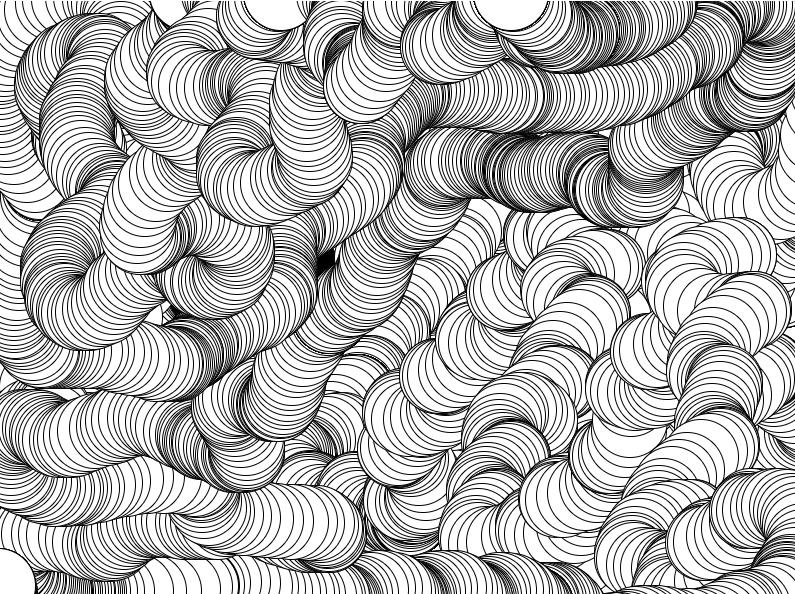
#> input picture talks-articles/languages-n-runtimes/python/pillow/images/dream-cloud.jpg, 795 x 594 px
$ python corey-schafer-image-manipulation-with-pillow.py
#> lines starting #> are read from the running program, lines starting #| are printed output that depends on the picture
#!/usr/bin/env python
# source: https://www.youtube.com/watch?v=6Qs3wObeWwc

from PIL import Image, ImageFilter


source_bg_image = 'images/dream-cloud.jpg'
tmp_bg_image = '/tmp/dream-cloud.png'
thumbnail_image = '/tmp/dream-cloud-thumbnail.png'
thumbnail_size = (800, 600)

# open image handler
jpg_dream_cloud = Image.open(source_bg_image)
#> jpg_dream_cloud is the input picture: PIL image 795x594 RGB; min 0, max 255, mean 185.6
# to save this PNG from JPEG
jpg_dream_cloud.save(tmp_bg_image)
# close this image handler
jpg_dream_cloud.close()


png_dream_cloud = Image.open(tmp_bg_image)

# resize image
png_dream_cloud.thumbnail(thumbnail_size)

# rotate 90degrees
rotate_dream_cloud = png_dream_cloud.rotate(90)
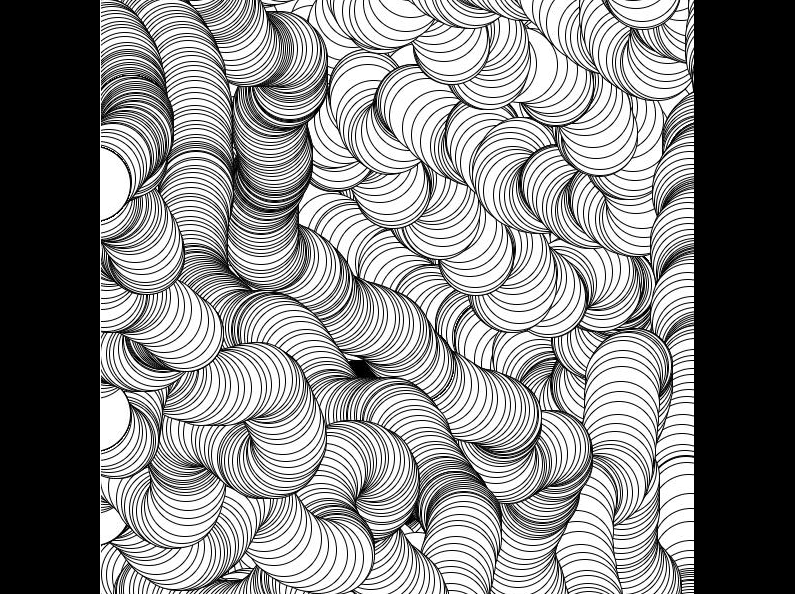
#> rotate_dream_cloud: PIL image 795x594 RGB; min 0, max 255, mean 138.2

# convert mode, for BnW use 'L'
bnw_dream_cloud = rotate_dream_cloud.convert(mode='L')

# blur filter
blurred_dream_cloud = bnw_dream_cloud.filter(ImageFilter.GaussianBlur(3))
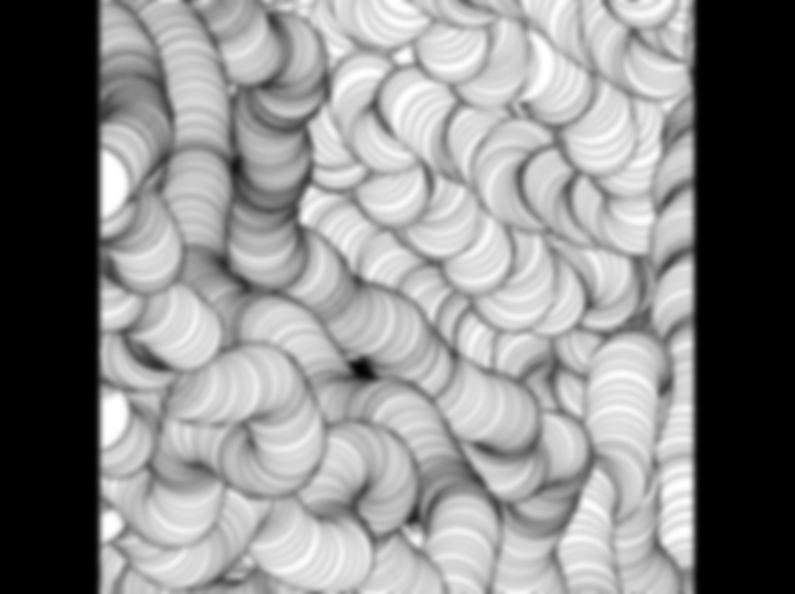
#> blurred_dream_cloud: PIL image 795x594 L; min 0, max 255, mean 138.2

# cropping
cropped_dream_cloud = blurred_dream_cloud.crop((100, 100, 250, 250))
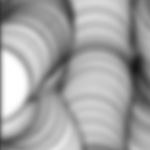
#> cropped_dream_cloud: PIL image 150x150 L; min 24, max 255, mean 163.6

cropped_dream_cloud.save(thumbnail_image)

thumbnail = Image.open(thumbnail_image)
thumbnail.show()
